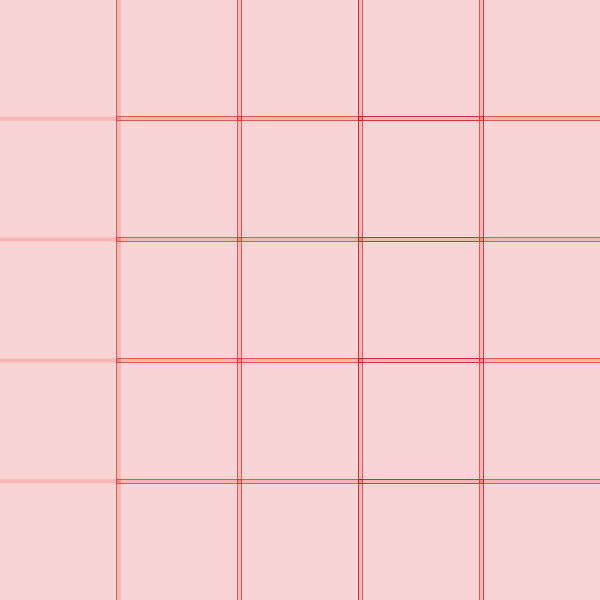
Frame 1 (no input)
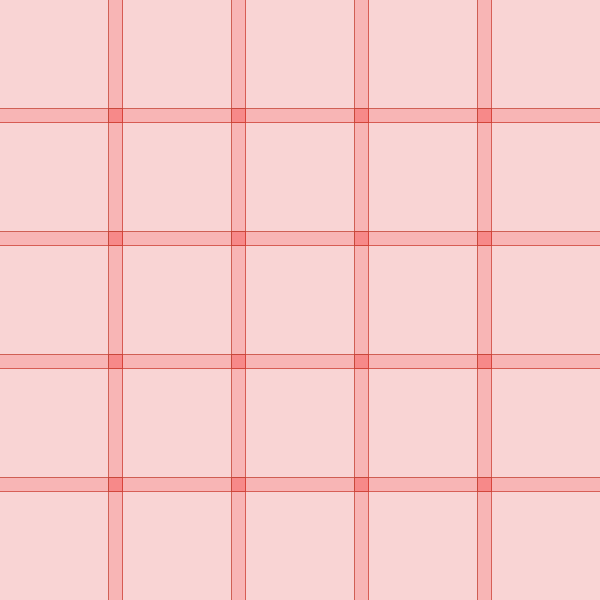
Frame 60 (the mouse pressed at the canvas centre just before this capture)
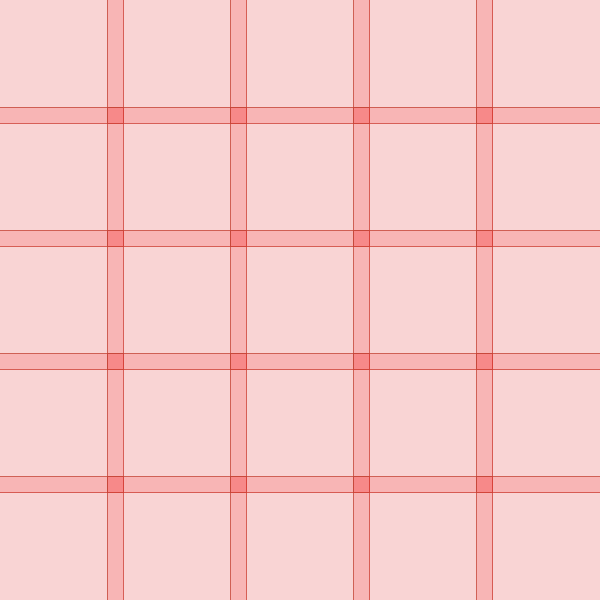
Frame 120 (the mouse held since frame 60 and released just before this capture)

The Processing sketch that drew these frames (run headless with seeded random() and noise(); from frame 60 on, the mouse is pressed at the canvas centre):

// Processing sketch: processing_151499
// ── processing_151499.pde

/*
 * Adapted from Creative Coding
 * Week 2, 02 - adaptation of 29 Squares by Vera Molnar
 * Inspired by 29 Squares
 * Copyright (c) 2014 Jessica Cheeseman 
 */

// variables:
 int numSq = (5); // sets number of squares
 int canvasSize = 600; //size of canvas
 int borderPercent = 5; // %age size of border each edge
 int borderSize;
 int cellsize; //size of each square
 int gapSize; //size of gap between squares
 int xPosn;
 int yPosn;
 int randX;
 int randY;
 int redd;



void setup() {
  size(600, 600);
  rectMode(CORNER);
  noStroke();
  frameRate(15);  // set the frame rate to 1 draw() call per second
}


void draw() {

  background(250); 
  
  int num = (int) random(5, 5);   // select a random number of squares each frame
  int gap = (int) random(-50, 20); // select a random gap between each square
  
  // calculate the size of each square for the given number of squares and gap between them
  float cellsize = ( width - (num + 1) * gap ) / (float)num;
  
  // print out the size of each square
  println("cellsize = " + cellsize);
 

    for (int i=0; i<num; i++) {
      for (int j=0; j<num; j++) {
randX = int(random(20))-10 ;
  randY = int(random(20))-10 ;

        fill(247, 57, 57, 50); // rectangle
        rect(gap * (i+1) + cellsize * i, gap * (j+1) + cellsize * j, cellsize, cellsize);
      }  redd = (int) random(11); // choose a colour for each square at random
      if (redd<8) {
        fill(196, 68, 53, 200);
        stroke(196, 68, 53, 200);
      } else if (redd>8) {
        fill(173, 31, 31, 200);
        stroke(167, 18, 18, 200);
      }
 

    }
} //end of draw 
